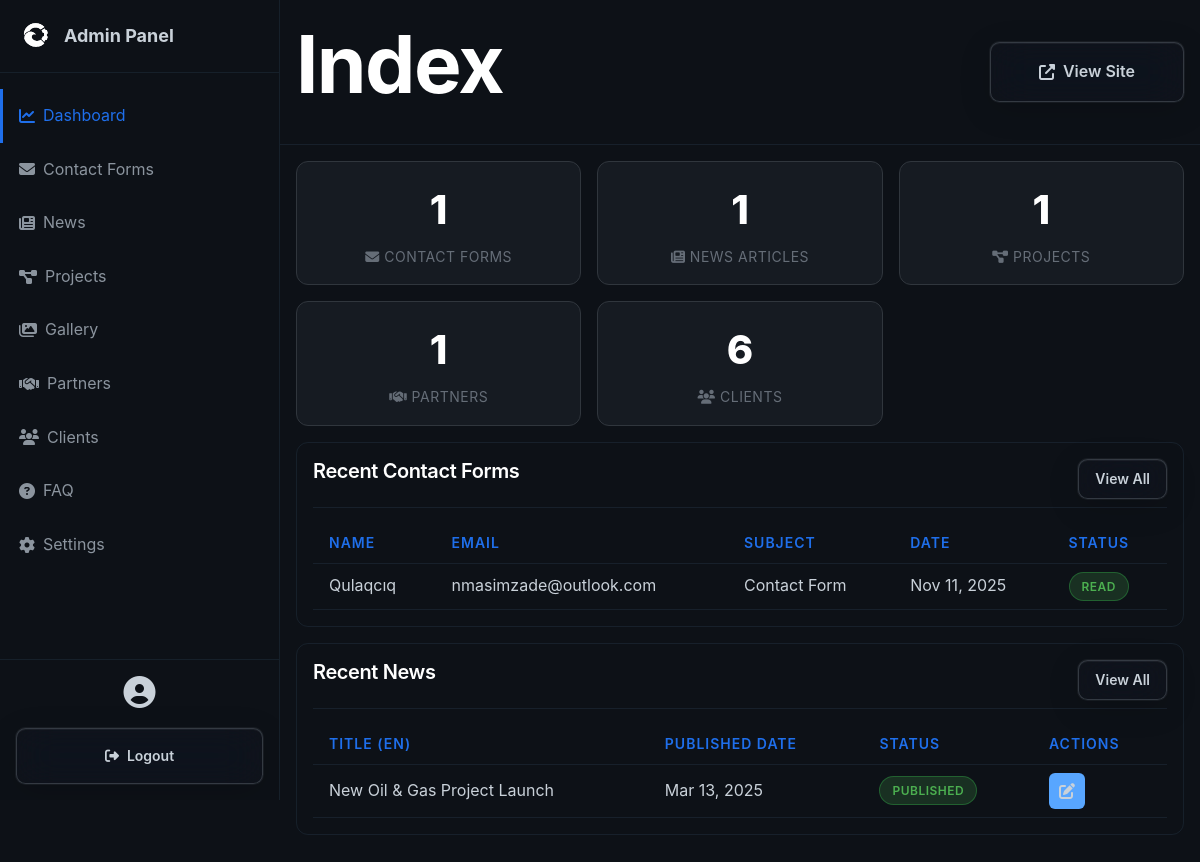
The page /admin/index.php (signed in) on the database its author committed.
### tables this page shows
CREATE TABLE contacts (
                id INTEGER PRIMARY KEY AUTOINCREMENT,
                name TEXT NOT NULL,
                email TEXT NOT NULL,
                phone TEXT,
                subject TEXT,
                message TEXT NOT NULL,
                created_at DATETIME DEFAULT CURRENT_TIMESTAMP,
                is_read INTEGER DEFAULT 0
            );

CREATE TABLE news (
                id INTEGER PRIMARY KEY AUTOINCREMENT,
                title_en TEXT NOT NULL,
                title_ru TEXT NOT NULL,
                title_az TEXT NOT NULL,
                content_en TEXT NOT NULL,
                content_ru TEXT NOT NULL,
                content_az TEXT NOT NULL,
                excerpt_en TEXT,
                excerpt_ru TEXT,
                excerpt_az TEXT,
                image TEXT,
                published_date DATE,
                created_at DATETIME DEFAULT CURRENT_TIMESTAMP,
                updated_at DATETIME DEFAULT CURRENT_TIMESTAMP,
                is_published INTEGER DEFAULT 1
            );

### admin/index.php (the view, shortened to what this page needs)
<?php require_once 'header.php'; ?>
<?php
$db = Database::getInstance()->getConnection();
$stats = [
    'contacts' => $db->query("SELECT COUNT(*) FROM contacts")->fetchColumn(),
    'news' => $db->query("SELECT COUNT(*) FROM news")->fetchColumn(),
    'projects' => $db->query("SELECT COUNT(*) FROM projects")->fetchColumn(),
    'partners' => $db->query("SELECT COUNT(*) FROM partners")->fetchColumn(),
    'clients' => $db->query("SELECT COUNT(*) FROM clients")->fetchColumn(),
];
?>
<div class="stats-grid">
    <div class="stat-card">
        <div class="stat-value"><?php echo $stats['contacts']; ?></div>
        <div class="stat-label">
            <i class="fas fa-envelope"></i> Contact Forms
        </div>
    </div>
    <div class="stat-card" >
        <div class="stat-value"><?php echo $stats['news']; ?></div>
        <div class="stat-label"><i class="fas fa-newspaper"></i> News Articles</div>
    </div>
    <div class="stat-card" >
        <div class="stat-value"><?php echo $stats['projects']; ?></div>
        <div class="stat-label"><i class="fas fa-project-diagram"></i> Projects</div>
    </div>
    <div class="stat-card" >
        <div class="stat-value"><?php echo $stats['partners']; ?></div>
        <div class="stat-label"><i class="fas fa-handshake"></i> Partners</div>
    </div>
    <div class="stat-card" >
        <div class="stat-value"><?php echo $stats['clients']; ?></div>
        <div class="stat-label"><i class="fas fa-users"></i> Clients</div>
    </div>
</div>
<div class="admin-card">
    <div class="admin-card-header">
        <h3 class="admin-card-title">Recent Contact Forms</h3>
        <a href="<?php echo BASE_URL; ?>/admin/contacts.php" class="btn btn-outline btn-sm">View All</a>
    </div>
    <table class="admin-table">
        <thead>
            <tr>
                <th>Name</th>
                <th>Email</th>
                <th>Subject</th>
                <th>Date</th>
                <th>Status</th>
            </tr>
        </thead>
        <tbody>
            <?php
            $stmt = $db->query("SELECT * FROM contacts ORDER BY created_at DESC LIMIT 5");
            $contacts = $stmt->fetchAll();
            if (count($contacts) > 0) {
                foreach ($contacts as $contact) {
                    ?>
                    <tr>
                        <td><?php echo htmlspecialchars($contact['name']); ?></td>
                        <td><?php echo htmlspecialchars($contact['email']); ?></td>
                        <td><?php echo htmlspecialchars($contact['subject']); ?></td>
                        <td><?php echo date('M j, Y', strtotime($contact['created_at'])); ?></td>
                        <td>
                            <?php if ($contact['is_read']): ?>
                                <span class="badge badge-success">Read</span>
                            <?php else: ?>
                                <span class="badge badge-warning">New</span>
                            <?php endif; ?>
                        </td>
                    </tr>
                    <?php
                }
            } else {
                echo '<tr><td colspan="5" class="text-center">No contact forms yet</td></tr>';
            }
            ?>
        </tbody>
    </table>
</div>
<div class="admin-card">
    <div class="admin-card-header">
        <h3 class="admin-card-title">Recent News</h3>
        <a href="<?php echo BASE_URL; ?>/admin/news.php" class="btn btn-outline btn-sm">View All</a>
    </div>
    <table class="admin-table">
        <thead>
            <tr>
                <th>Title (EN)</th>
                <th>Published Date</th>
                <th>Status</th>
                <th>Actions</th>
            </tr>
        </thead>
        <tbody>
            <?php
            $stmt = $db->query("SELECT * FROM news ORDER BY created_at DESC LIMIT 5");
            $news = $stmt->fetchAll();
            if (count($news) > 0) {
                foreach ($news as $item) {
                    ?>
                    <tr>
                        <td><?php echo htmlspecialchars($item['title_en']); ?></td>
                        <td><?php echo date('M j, Y', strtotime($item['published_date'])); ?></td>
                        <td>
                            <?php if ($item['is_published']): ?>
                                <span class="badge badge-success">Published</span>
                            <?php else: ?>
                                <span class="badge badge-danger">Draft</span>
                            <?php endif; ?>
                        </td>
                        <td>
                            <div class="action-buttons">
                                <a href="<?php echo BASE_URL; ?>/admin/news-edit.php?id=<?php echo $item['id']; ?>" class="btn-icon btn-edit">
                                    <i class="fas fa-edit"></i>
                                </a>
                            </div>
                        </td>
                    </tr>
                    <?php
                }
            } else {
                echo '<tr><td colspan="4" class="text-center">No news yet</td></tr>';
            }
            ?>
        </tbody>
    </table>
</div>
<?php require_once 'footer.php'; ?>

### assets/css/admin.css (style rules this page uses)
.admin-card { background: var(--bg-dark); border: 1px solid rgba(107, 168, 214, 0.1); border-radius: var(--radius-lg); padding: var(--spacing-md); margin-bottom: var(--spacing-md); }
.admin-card-header { display: flex; justify-content: space-between; align-items: center; margin-bottom: var(--spacing-md); padding-bottom: var(--spacing-sm); border-bottom: 1px solid rgba(107, 168, 214, 0.1); }
.admin-card-title { font-size: 1.25rem; font-weight: 600; }
.stats-grid { display: grid; grid-template-columns: repeat(auto-fit, minmax(250px, 1fr)); gap: var(--spacing-md); margin-bottom: var(--spacing-md); }
.stat-card { border-radius: var(--radius-lg); padding: var(--spacing-md); color: var(--color-white); }
.stat-value { font-size: 2.5rem; font-weight: 800; margin-bottom: var(--spacing-xs); }
.stat-label { opacity: 0.9; font-size: 0.875rem; }
.admin-table { width: 100%; border-collapse: collapse; }
.admin-table thead { background: var(--bg-card); }
.admin-table th, .admin-table td { padding: var(--spacing-sm) var(--spacing-md); text-align: left; border-bottom: 1px solid rgba(107, 168, 214, 0.1); }
.admin-table th { font-weight: 600; color: var(--color-secondary); text-transform: uppercase; font-size: 0.875rem; letter-spacing: 1px; }
.admin-table tbody tr { transition: background var(--transition-fast); }
.action-buttons { display: flex; gap: var(--spacing-xs); }
.btn-sm { padding: 0.5rem 1rem; font-size: 0.875rem; }
.btn-icon { width: 36px; height: 36px; display: inline-flex; align-items: center; justify-content: center; border-radius: var(--radius-sm); border: none; cursor: pointer; transition: all var(--transition-fast); }
.btn-edit { background: var(--color-primary); color: var(--color-white); }
.badge { display: inline-block; padding: 0.25rem 0.75rem; border-radius: 1rem; font-size: 0.75rem; font-weight: 600; text-transform: uppercase; letter-spacing: 0.5px; }
.badge-success { background: rgba(76, 175, 80, 0.2); color: #4caf50; }

### rows shown on the page
contacts: name "Qulaqcıq", email "nmasimzade@outlook.com", subject "Contact Form", created_at "Nov 11, 2025", is_read "READ"
news: title_en "New Oil & Gas Project Launch", published_date "Mar 13, 2025", is_published "PUBLISHED"

### other values the page prints
str_replace('-', ' ', $current_page) "Index"
$stats['contacts'] "1"
$stats['news'] "1"
$stats['projects'] "1"
$stats['partners'] "1"
$stats['clients'] "6"
